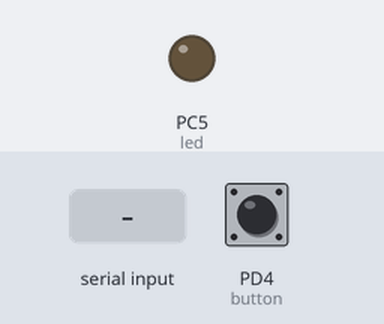
Simulated run of this program. Board: ATmega328P, built with avr-gcc and emulated at 1 MHz (the files do not name the chip). On the bench: output pins drawn as LEDs (lit = HIGH). Inputs (shaded band) come from the test bench; at power-on: PD4 (button) LOW. What the program prints to the serial monitor is not drawn.

Above: at 1.2 s.
1.3 s: "90,45\n" received over Serial
At 2.3 s:
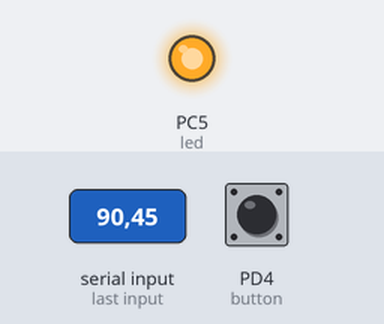
3.3 s: PD4 (button) pulled HIGH for 0.15 s
At 3.7 s:
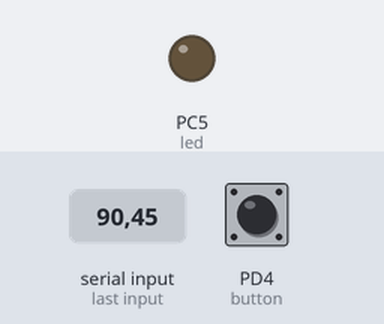
5.3 s: PD4 (button) pulled HIGH for 1 s
At 5.8 s:
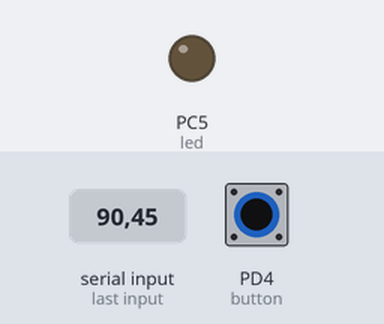
7.8 s: "30,150\n" received over Serial
At 9.6 s:
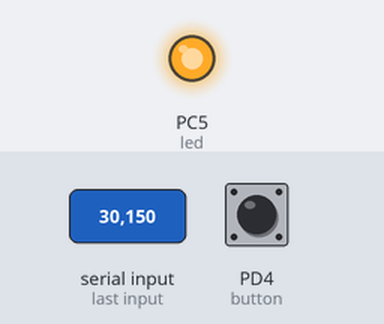
Timing chart, 0 to 10.8 s (numbered marks = the images above; inputs shaded):
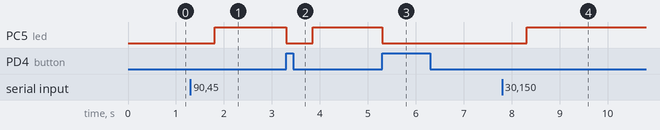

Measured:
- after the input at 1.3 s, PC5 (led): LOW → HIGH after 0.51 s
- after the input at 3.3 s, PC5 (led): HIGH → LOW at once, → HIGH 0.55 s later
- after the input at 5.3 s, PC5 (led): HIGH → LOW at once
- after the input at 7.8 s, PC5 (led): LOW → HIGH after 0.51 s

The program:

main.c
```c
#include <avr/io.h>
#include "../common/UART.h"
#include <util/delay.h>

int main(void ) {
    initUART();
    printString("\r\n==[ Serial In ]==");
    TCCR1B |= (1<<CS12)|(1<<CS10); // CPU/1024 = approx 976 clock ticks/s
    DDRC |= (1<<PC5); // led ddr
    uint16_t time;
    while(1) {
        printString("\r\npress any key ");
        char _ = recieveByte(); // wait for key press
        printString("\r\nReady...");
        _delay_ms(500);
        printString("GO");
        PORTC |= (1<<PC5); // led ON
        TCNT1=0;
        loop_until_bit_is_set(PIND,PD4); // button pin here
        time = TCNT1 + 12 ;// add 12 since most reaction times will be around 500ms
        PORTC &= ~(1<<PC5); // led OFF
        printString("\r\nreaction time: ");
        printWord(time);
        printString("ms");
    }
}
```

UART.c
```c
#include <avr/io.h>
#include "UART.h"
#include <util/setbaud.h>

void initUART(void) {
    UBRR0H = UBRRH_VALUE;
    UBRR0L = UBRRL_VALUE;
#if USE_2X
    UCSR0A |= (1 << U2X0);
#else
    UCSR0A &= ~(1 << U2X0);
#endif
    //enable rx and tx
    UCSR0B = (1<<RXEN0) | (1<<TXEN0);
    // default frame is 8 data bits and 1 stop bit
}

uint8_t recieveByte(void ) {
    loop_until_bit_is_set(UCSR0A, RXC0);
    return UDR0;
}

void transmitByte(uint8_t data) {
    loop_until_bit_is_set(UCSR0A, UDRE0);
    UDR0 = data;
}
void printString(const char myString[]) {
    uint8_t i = 0;
    while (myString[i]) {
        transmitByte(myString[i]);
        i++;
    }
}
void printWord(uint16_t word) {
    transmitByte('0' + (word / 10000));                 /* Ten-thousands */
    transmitByte('0' + ((word / 1000) % 10));               /* Thousands */
    transmitByte('0' + ((word / 100) % 10));                 /* Hundreds */
    transmitByte('0' + ((word / 10) % 10));                      /* Tens */
    transmitByte('0' + (word % 10));                             /* Ones */
}

uint8_t recieveNumber(void) {
    char hundreds = '0';
    char tens = '0';
    char ones = '0';
    char new = '0';
    do {
        hundreds = tens;
        tens = ones;
        ones = new;
        new = recieveByte();
        transmitByte(new);
    } while(new != '\r');

    return (100*(hundreds-'0') + 10 *(tens-'0') + (ones-'0'));
}
```

UART.h
```c
#define BAUD 9600
#define F_CPU 1000000

void initUART(void);
void transmitByte(uint8_t data);
uint8_t recieveByte(void);
void printString(const char myString[]);
void printWord(uint16_t word);
uint8_t recieveNumber(void);
```
